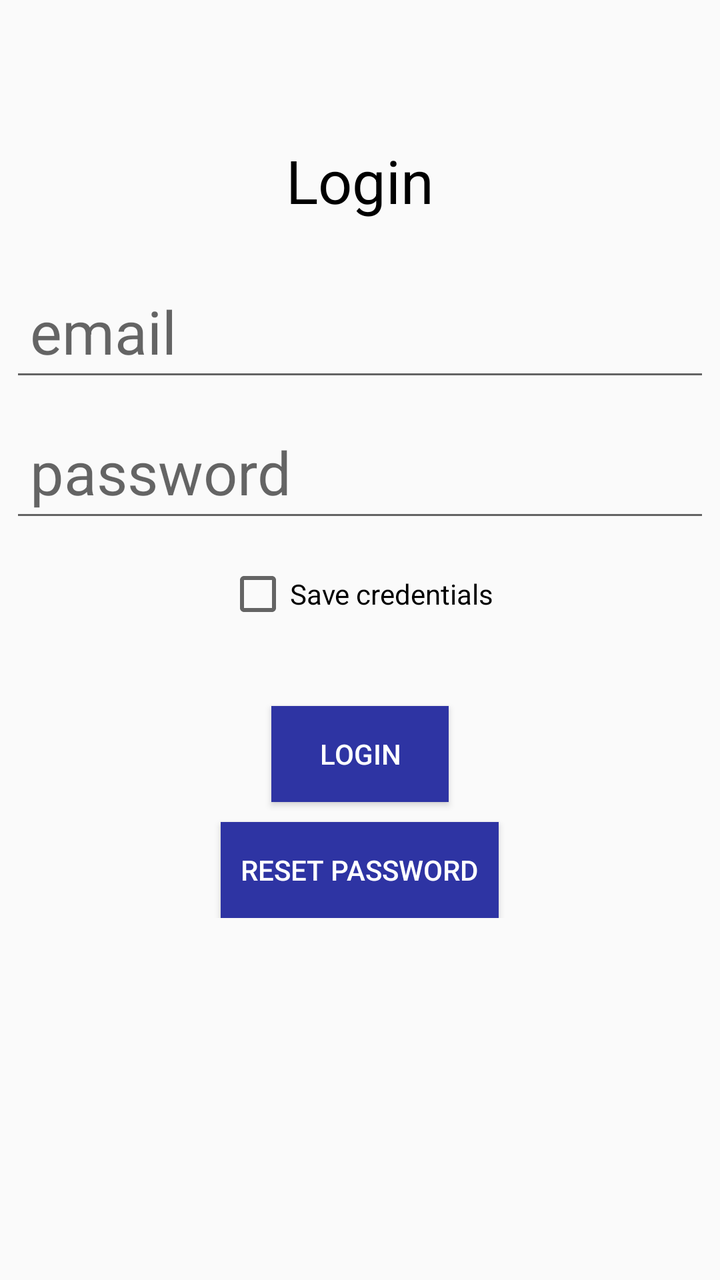
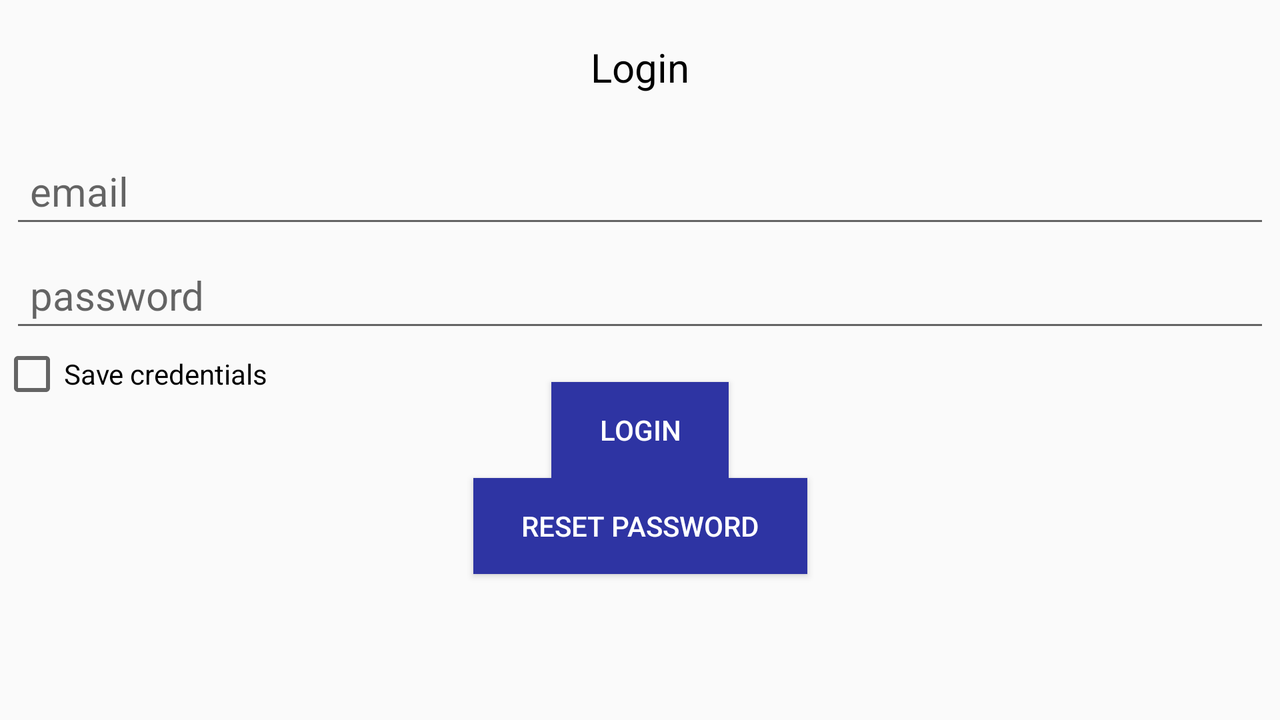

An Android layout and its configuration variant, each rendered on a device that would load it. The default file and the variant file are quoted in full after the pictures.
<!-- AndroidManifest.xml: application theme AppTheme -->
<!-- res/layout/activity_login.xml -->
<?xml version="1.0" encoding="utf-8"?>
<LinearLayout xmlns:android="http://schemas.android.com/apk/res/android"
    xmlns:tools="http://schemas.android.com/tools"
    android:layout_width="match_parent"
    android:layout_height="match_parent"
    android:orientation="vertical"
    tools:context=".LoginActivity">
    <LinearLayout
        android:layout_marginTop="50dp"
        android:layout_width="match_parent"
        android:layout_height="wrap_content"
        android:orientation="vertical">
        <TextView
            android:layout_width="wrap_content"
            android:layout_height="wrap_content"
            android:layout_gravity="center"
            android:padding="20dp"
            android:textSize="30sp"
            android:textColor="#000"
            android:text="Login"/>
        <EditText
            android:padding="10dp"
            android:layout_margin="5dp"
            android:layout_width="match_parent"
            android:layout_height="wrap_content"
            android:hint="email"
            android:textSize="30sp"
            android:id="@+id/login_email_input"
            android:inputType="textEmailAddress"/>
        <EditText
            android:padding="10dp"
            android:layout_margin="5dp"
            android:layout_width="match_parent"
            android:layout_height="wrap_content"
            android:hint="password"
            android:textSize="30sp"
            android:id="@+id/login_password_input"
            android:inputType="textPassword"/>

        <CheckBox
            android:id="@+id/RememberLogin"
            android:layout_width="wrap_content"
            android:layout_height="wrap_content"
            android:layout_gravity="center"
            android:layout_marginTop="10dp"
            android:text="@string/saveCredentials" />
        <Button
            android:id="@+id/login"
            android:layout_width="wrap_content"
            android:layout_height="wrap_content"
            android:text="Login"
            android:layout_gravity="center"
            android:layout_marginTop="40dp"/>

        <Button
            android:id="@+id/resetPw"
            android:layout_width="wrap_content"
            android:layout_height="wrap_content"
            android:layout_gravity="center"
            android:layout_marginTop="10dp"
            android:paddingLeft="10dp"
            android:paddingRight="10dp"
            android:text="Reset password" />
    </LinearLayout>
</LinearLayout>
<!-- resources referenced by this layout -->
<resources>
  <string name="saveCredentials">Save credentials</string>
  <style name="AppTheme" parent="Theme.AppCompat.DayNight">
          
          <item name="colorPrimary">@color/colorPrimary</item>
          <item name="colorPrimaryDark">@color/colorPrimaryDark</item>
          <item name="colorAccent">@color/colorAccent</item>
          <item name="buttonStyle">@style/customButton</item>
      </style>
  <style name="customButton" parent="Widget.AppCompat.Button">
          <item name="android:background">#2e34a3</item>
          <item name="android:textColor">#FFFFFF</item>
          <item name="android:paddingLeft">24dp</item>
          <item name="android:paddingRight">24dp</item>
      </style>
</resources>
<!-- res/layout-land/activity_login.xml (the repository's variant of the layout above) -->
<!-- drawn on the phone turned sideways -->
<?xml version="1.0" encoding="utf-8"?>
<androidx.constraintlayout.widget.ConstraintLayout xmlns:android="http://schemas.android.com/apk/res/android"
    xmlns:app="http://schemas.android.com/apk/res-auto"
    xmlns:tools="http://schemas.android.com/tools"
    android:layout_width="match_parent"
    android:layout_height="match_parent"
    android:orientation="vertical"
    tools:context=".LoginActivity">

    <TextView
        android:id="@+id/textView"
        android:layout_width="wrap_content"
        android:layout_height="wrap_content"
        android:layout_gravity="center"
        android:padding="20dp"
        android:text="Login"
        android:textColor="#000"
        android:textSize="20sp"
        app:layout_constraintEnd_toEndOf="parent"
        app:layout_constraintStart_toStartOf="parent"
        app:layout_constraintTop_toTopOf="parent" />

    <EditText
        android:id="@+id/login_email_input"
        android:layout_width="match_parent"
        android:layout_height="wrap_content"
        android:layout_margin="5dp"
        android:layout_marginTop="13dp"
        android:hint="email"
        android:inputType="textEmailAddress"
        android:padding="10dp"
        android:textSize="20sp"
        app:layout_constraintEnd_toEndOf="parent"
        app:layout_constraintStart_toStartOf="parent"
        app:layout_constraintTop_toBottomOf="@+id/textView" />

    <EditText
        android:id="@+id/login_password_input"
        android:layout_width="match_parent"
        android:layout_height="wrap_content"
        android:layout_margin="5dp"
        android:hint="password"
        android:inputType="textPassword"
        android:padding="10dp"
        android:textSize="20sp"
        app:layout_constraintEnd_toEndOf="parent"
        app:layout_constraintStart_toStartOf="parent"
        app:layout_constraintTop_toBottomOf="@+id/login_email_input" />

    <CheckBox
        android:id="@+id/RememberLogin"
        android:layout_width="wrap_content"
        android:layout_height="wrap_content"
        android:layout_gravity="center"
        android:text="@string/saveCredentials"
        app:layout_constraintStart_toStartOf="parent"
        app:layout_constraintTop_toBottomOf="@+id/login_password_input" />

    <Button
        android:id="@+id/login"
        android:layout_width="wrap_content"
        android:layout_height="wrap_content"
        android:layout_gravity="center"
        android:layout_marginTop="20dp"
        android:text="Login"
        app:layout_constraintEnd_toEndOf="parent"
        app:layout_constraintStart_toStartOf="parent"
        app:layout_constraintTop_toBottomOf="@+id/login_password_input" />

    <Button
        android:id="@+id/resetPw"
        android:layout_width="wrap_content"
        android:layout_height="wrap_content"
        android:layout_gravity="center"
        android:text="Reset password"
        app:layout_constraintEnd_toEndOf="parent"
        app:layout_constraintStart_toStartOf="parent"
        app:layout_constraintTop_toBottomOf="@+id/login" />
</androidx.constraintlayout.widget.ConstraintLayout>
